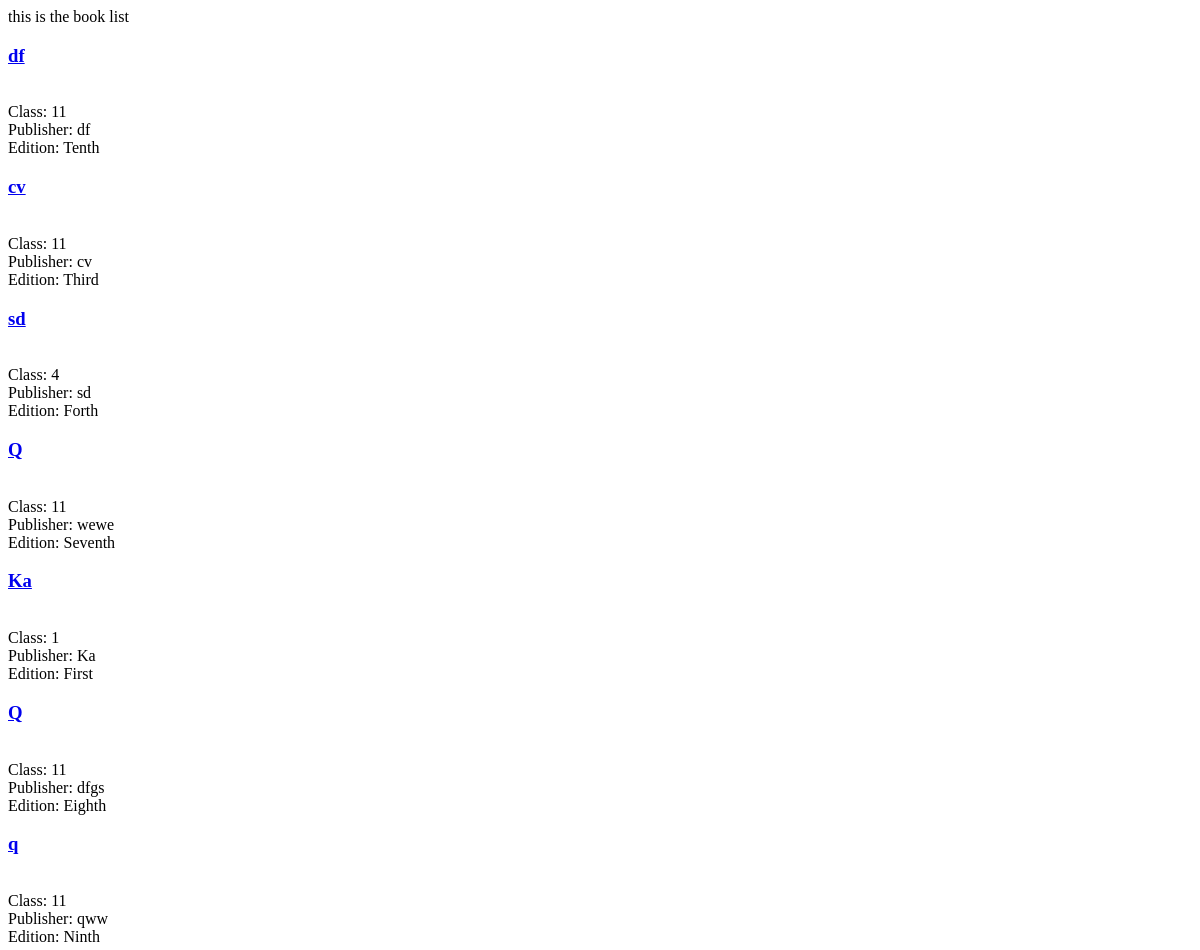
/books_list/ (upper part), run on an earlier commit of the app's database.
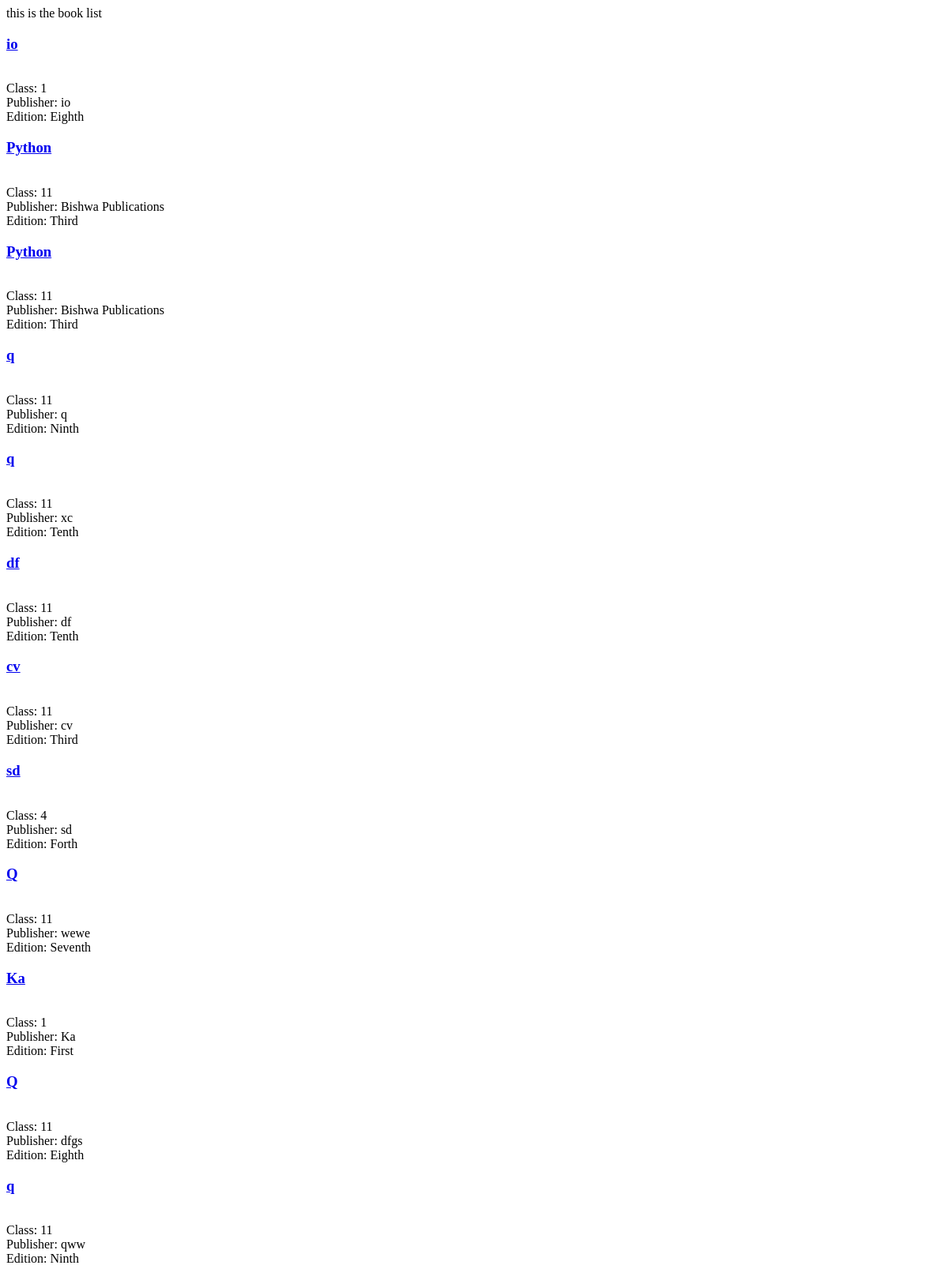
And on a later commit of the database.
### donate/models.py (models this page shows, shortened)
class Details(models.Model):
    user= models.ForeignKey(settings.AUTH_USER_MODEL, null=True)
    Name = models.CharField(max_length=200)
    Class= models.IntegerField(validators=[MaxValueValidator(13), MinValueValidator(1)])
    Publisher= models.CharField(max_length=200)
    Edition= models.CharField(max_length=10, choices=EDITION_CHOICES)
    Status= models.CharField(max_length=10, choices=ST_CHOICES)
    Your_District= models.CharField(max_length=100)
    Ward_number= models.IntegerField(validators=[MaxValueValidator(36), MinValueValidator(1)])
    Phone_number= models.CharField(max_length=100)

### donate/views.py (the view)
# urls.py: url(r'^books_list/$', donate_views.books_list, name='books_list'),
def books_list(request):
    queryset = Details.objects.all().order_by("-id")
    context = {
        "object_list": queryset,  # this context is the dictionary for impoting the objects of databaset
    }
    return render(request, 'donate/books_list.html', context)

### donate/templates/donate/books_list.html (shortened to what this page needs)
<!DOCTYPE html>
<html lang="en">
<head>
</head>
<body>
this is the  book list
{% for obj  in object_list %}
    <h3> <a href=' {% url "book_detail" id=obj.id %} '>{{obj.Name}} </a> </h3><br>
   Class: {{obj.Class}}<br>
   Publisher: {{obj.Publisher}}<br>
   Edition: {{obj.Edition}}<br>
{% endfor %}
</body>
</html>

What changed in the data, as far as the page shows it:
added Details: Name "io", Class "1", Publisher "io", Edition "Eighth"
added Details: Name "Python", Class "11", Publisher "Bishwa Publications", Edition "Third"
added Details: Name "Python", Class "11", Publisher "Bishwa Publications", Edition "Third"
added Details: Name "q", Class "11", Publisher "q", Edition "Ninth"
added Details: Name "q", Class "11", Publisher "xc", Edition "Tenth"
